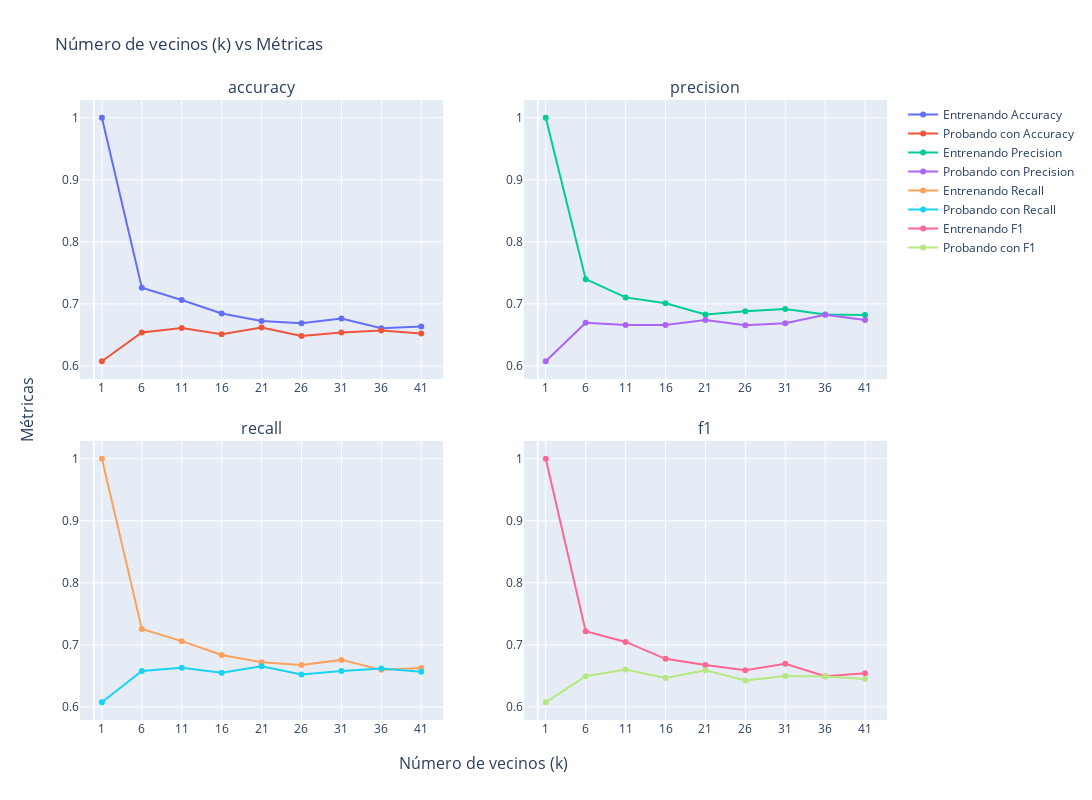

The notebook cell saved with this chart:
### Markdown cell above
##### Con un test_size de 0.5

### Code cell
# Se define los datos de entrada y salida
X1 = df[lista2]
Y1 = df['target']

# Se pasan los datos a arreglos de numpy
X = X1.to_numpy()
y = Y1.to_numpy()

# Se separan los datos de entrenamiento y de testeo con un test_size de 0.5
plot_knn_metrics(X, y)

### Figure 1 — Plotly figure (JSON) as saved in the notebook; plotly's stock layout.template omitted (floating-point values rounded to 4 significant figures)
{"data": [{"name": "Entrenando Accuracy", "type": "scatter", "x": [1, 6, 11, 16, 21, 26, 31, 36, 41], "xaxis": "x", "y": [1, 0.7262, 0.7063, 0.6845, 0.6726, 0.6687, 0.6766, 0.6607, 0.6637], "yaxis": "y"}, {"name": "Probando con Accuracy", "type": "scatter", "x": [1, 6, 11, 16, 21, 26, 31, 36, 41], "xaxis": "x", "y": [0.6075, 0.6541, 0.6611, 0.6511, 0.662, 0.6482, 0.6541, 0.6571, 0.6521], "yaxis": "y"}, {"name": "Entrenando Precision", "type": "scatter", "x": [1, 6, 11, 16, 21, 26, 31, 36, 41], "xaxis": "x2", "y": [1, 0.7397, 0.7103, 0.7007, 0.6828, 0.6878, 0.6916, 0.6827, 0.682], "yaxis": "y2"}, {"name": "Probando con Precision", "type": "scatter", "x": [1, 6, 11, 16, 21, 26, 31, 36, 41], "xaxis": "x2", "y": [0.6073, 0.6696, 0.6659, 0.6657, 0.6739, 0.6654, 0.6687, 0.6825, 0.6738], "yaxis": "y2"}, {"name": "Entrenando Recall", "type": "scatter", "x": [1, 6, 11, 16, 21, 26, 31, 36, 41], "xaxis": "x3", "y": [1, 0.7255, 0.7059, 0.6837, 0.6719, 0.6677, 0.6757, 0.6597, 0.6627], "yaxis": "y3"}, {"name": "Probando con Recall", "type": "scatter", "x": [1, 6, 11, 16, 21, 26, 31, 36, 41], "xaxis": "x3", "y": [0.6074, 0.658, 0.6631, 0.655, 0.6654, 0.6524, 0.6579, 0.662, 0.6568], "yaxis": "y3"}, {"name": "Entrenando F1", "type": "scatter", "x": [1, 6, 11, 16, 21, 26, 31, 36, 41], "xaxis": "x4", "y": [1, 0.7218, 0.7047, 0.6774, 0.6674, 0.6592, 0.6695, 0.6493, 0.6542], "yaxis": "y4"}, {"name": "Probando con F1", "type": "scatter", "x": [1, 6, 11, 16, 21, 26, 31, 36, 41], "xaxis": "x4", "y": [0.6073, 0.6493, 0.6601, 0.6465, 0.6588, 0.6424, 0.6496, 0.6488, 0.6449], "yaxis": "y4"}], "layout": {"annotations": [{"font": {"size": 16}, "showarrow": false, "text": "accuracy", "x": 0.225, "xanchor": "center", "xref": "paper", "y": 1, "yanchor": "bottom", "yref": "paper"}, {"font": {"size": 16}, "showarrow": false, "text": "precision", "x": 0.775, "xanchor": "center", "xref": "paper", "y": 1, "yanchor": "bottom", "yref": "paper"}, {"font": {"size": 16}, "showarrow": false, "text": "recall", "x": 0.225, "xanchor": "center", "xref": "paper", "y": 0.45, "yanchor": "bottom", "yref": "paper"}, {"font": {"size": 16}, "showarrow": false, "text": "f1", "x": 0.775, "xanchor": "center", "xref": "paper", "y": 0.45, "yanchor": "bottom", "yref": "paper"}, {"font": {"size": 16}, "showarrow": false, "text": "Número de vecinos (k)", "x": 0.5, "xanchor": "center", "xref": "paper", "y": 0, "yanchor": "top", "yref": "paper", "yshift": -30}, {"font": {"size": 16}, "showarrow": false, "text": "Métricas", "textangle": -90, "x": 0, "xanchor": "right", "xref": "paper", "xshift": -40, "y": 0.5, "yanchor": "middle", "yref": "paper"}], "height": 800, "title": {"text": "Número de vecinos (k) vs Métricas"}, "width": 1500, "xaxis": {"anchor": "y", "domain": [0, 0.45], "tickvals": [1, 6, 11, 16, 21, 26, 31, 36, 41]}, "xaxis2": {"anchor": "y2", "domain": [0.55, 1], "tickvals": [1, 6, 11, 16, 21, 26, 31, 36, 41]}, "xaxis3": {"anchor": "y3", "domain": [0, 0.45], "tickvals": [1, 6, 11, 16, 21, 26, 31, 36, 41]}, "xaxis4": {"anchor": "y4", "domain": [0.55, 1], "tickvals": [1, 6, 11, 16, 21, 26, 31, 36, 41]}, "yaxis": {"anchor": "x", "domain": [0.55, 1]}, "yaxis2": {"anchor": "x2", "domain": [0.55, 1]}, "yaxis3": {"anchor": "x3", "domain": [0, 0.45]}, "yaxis4": {"anchor": "x4", "domain": [0, 0.45]}}}
